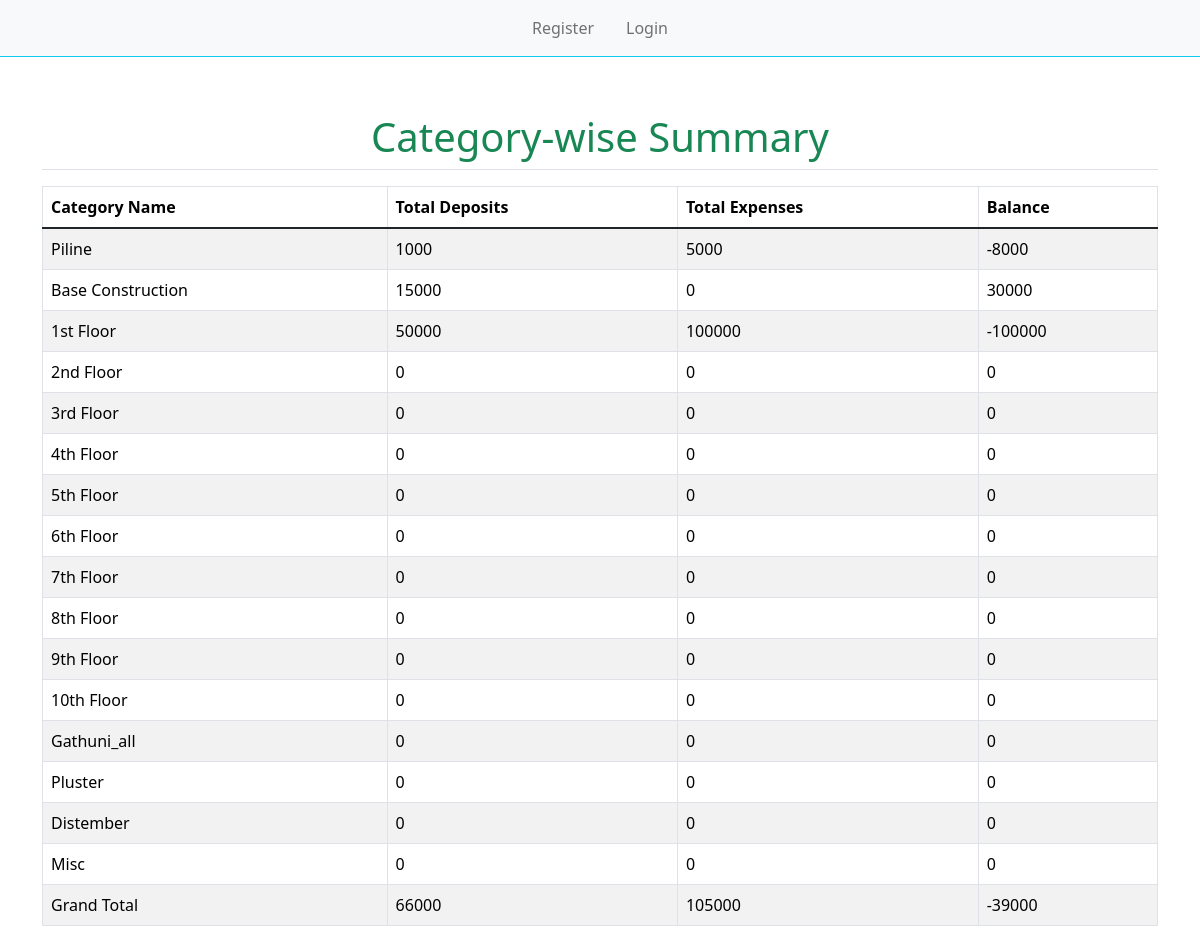
Screenshot of /category-wise-summary/ with the database file from the repository.
### myapp/models.py (models this page shows, shortened)
class ExpenseHead(models.Model):
    name = models.CharField(max_length=255)

### myapp/views.py (the view)
# urls.py: path('category-wise-summary/', views.category_wise_summary, name='category_wise_summary'),
def category_wise_summary(request):
    categories = ExpenseHead.objects.all()
    category_summary = []
    for category in categories:
        total_deposits = Deposit.objects.filter(fund_head=category).aggregate(Sum('amount'))['amount__sum'] or 0
        total_expenses = ExpenseDetails.objects.filter(ex_head=category).aggregate(Sum('amount'))['amount__sum'] or 0
        balance = total_deposits - total_expenses
        if balance != 0:
            balance += balance
        category_summary.append({
            'category_name': category.name,
            'total_deposits': total_deposits,
            'total_expenses': total_expenses,
            'balance': balance,
        })
    grand_total_deposits = sum(item['total_deposits'] for item in category_summary)
    grand_total_expenses = sum(item['total_expenses'] for item in category_summary)
    grand_balance = grand_total_deposits - grand_total_expenses
    category_summary.append({
        'category_name': 'Grand Total',
        'total_deposits': grand_total_deposits,
        'total_expenses': grand_total_expenses,
        'balance': grand_balance,
    })
    return render(request, 'cat_summary.html', {'category_summary': category_summary})

### templates/cat_summary.html
{% extends "base.html" %}
{% block content %}
<div class="container mt-5">
    <h1 class="text-center border-bottom py-2 mb-2 text-success">Category-wise Summary</h1>
    <table class="table table-bordered table-striped table-responsive-lg mx-auto mt-3">
        <thead class="thead-dark">
            <tr>
                <th>Category Name</th>
                <th>Total Deposits</th>
                <th>Total Expenses</th>
                <th>Balance</th>
            </tr>
        </thead>
        <tbody>
            {% for item in category_summary %}
            <tr>
                <td>{{ item.category_name }}</td>
                <td>{{ item.total_deposits }}</td>
                <td>{{ item.total_expenses }}</td>
                <td>{{ item.balance }}</td>
            </tr>
            {% endfor %}
        </tbody>
    </table>
</div>
{% endblock %}

### rows the page displays
ExpenseHead: category_name "Piline"
ExpenseHead: category_name "Base Construction"
ExpenseHead: category_name "1st Floor"
ExpenseHead: category_name "2nd Floor"
ExpenseHead: category_name "3rd Floor"
ExpenseHead: category_name "4th Floor"
ExpenseHead: category_name "5th Floor"
ExpenseHead: category_name "6th Floor"
ExpenseHead: category_name "7th Floor"
ExpenseHead: category_name "8th Floor"
ExpenseHead: category_name "9th Floor"
ExpenseHead: category_name "10th Floor"
ExpenseHead: category_name "Gathuni_all"
ExpenseHead: category_name "Pluster"
ExpenseHead: category_name "Distember"
ExpenseHead: category_name "Misc"

### other values shown
{{ item.total_deposits }} "1000" "15000" "50000" "0" "0" "0" "0" "0" "0" "0" "0" "0" "0" "0" "0" "0" "66000"
{{ item.total_expenses }} "5000" "0" "100000" "0" "0" "0" "0" "0" "0" "0" "0" "0" "0" "0" "0" "0" "105000"
{{ item.balance }} "-8000" "30000" "-100000" "0" "0" "0" "0" "0" "0" "0" "0" "0" "0" "0" "0" "0" "-39000"
{{ item.category_name }} "Grand Total"
